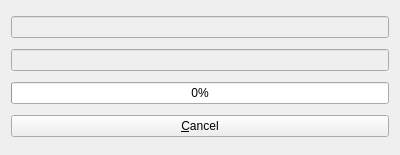
<ui version="4.0" >
 <class>ProgressBarDialog</class>
 <widget class="QWidget" name="ProgressBarDialog" >
  <property name="geometry" >
   <rect>
    <x>0</x>
    <y>0</y>
    <width>400</width>
    <height>155</height>
   </rect>
  </property>
  <property name="sizePolicy" >
   <sizepolicy vsizetype="Fixed" hsizetype="Fixed" >
    <horstretch>0</horstretch>
    <verstretch>0</verstretch>
   </sizepolicy>
  </property>
  <property name="minimumSize" >
   <size>
    <width>0</width>
    <height>155</height>
   </size>
  </property>
  <property name="maximumSize" >
   <size>
    <width>16777215</width>
    <height>155</height>
   </size>
  </property>
  <property name="windowTitle" >
   <string>Progress</string>
  </property>
  <layout class="QVBoxLayout" name="verticalLayout" >
   <item>
    <widget class="QLineEdit" name="sourceLine" >
     <property name="enabled" >
      <bool>false</bool>
     </property>
    </widget>
   </item>
   <item>
    <widget class="QLineEdit" name="destLine" >
     <property name="enabled" >
      <bool>false</bool>
     </property>
    </widget>
   </item>
   <item>
    <widget class="QProgressBar" name="progressbar" >
     <property name="value" >
      <number>0</number>
     </property>
    </widget>
   </item>
   <item>
    <widget class="QPushButton" name="cancelButton" >
     <property name="text" >
      <string>&amp;Cancel</string>
     </property>
    </widget>
   </item>
  </layout>
 </widget>
 <resources/>
 <connections/>
</ui>
